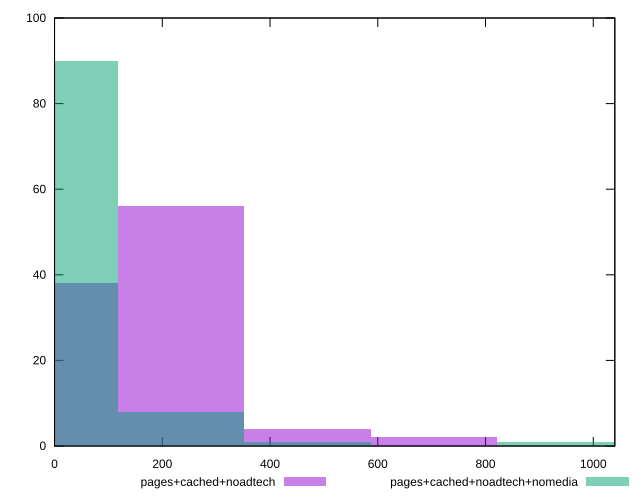

Reproduce this figure in gnuplot.
reset

$pagesCachedNoadtech <<EOF
469.8414254096869 4
234.92071270484345 56
0 38
704.7621381145303 2
EOF

$pagesCachedNoadtechNomedia <<EOF
469.8414254096869 1
939.6828508193738 1
0 90
234.92071270484345 8
EOF

set key outside below
set boxwidth 234.92071270484345
set xrange [0:1040]
set yrange [0:100]
set trange [0:100]
set style fill transparent solid 0.5 noborder
set terminal svg size 640, 500 enhanced background rgb 'white'
set output "report_00017_2021-02-10T15-08-03.406Z/uses-http2/comparison/histogram/2_vs_3.svg"

plot $pagesCachedNoadtech title "pages+cached+noadtech" with boxes, \
     $pagesCachedNoadtechNomedia title "pages+cached+noadtech+nomedia" with boxes

reset
